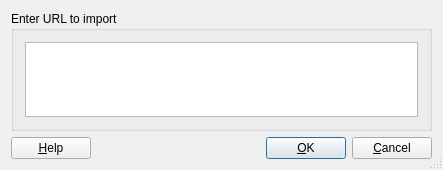
<?xml version="1.0" encoding="UTF-8"?>
<ui version="4.0">
 <class>ImportURLDialogBA</class>
 <widget class="QDialog" name="ImportURLDialogBA">
  <property name="geometry">
   <rect>
    <x>0</x>
    <y>0</y>
    <width>443</width>
    <height>170</height>
   </rect>
  </property>
  <property name="windowTitle">
   <string>Import URL</string>
  </property>
  <property name="sizeGripEnabled">
   <bool>true</bool>
  </property>
  <property name="modal">
   <bool>true</bool>
  </property>
  <layout class="QGridLayout">
   <item row="1" column="0">
    <layout class="QHBoxLayout">
     <property name="spacing">
      <number>6</number>
     </property>
     <property name="margin">
      <number>0</number>
     </property>
     <item>
      <widget class="QPushButton" name="buttonHelp">
       <property name="text">
        <string>&amp;Help</string>
       </property>
       <property name="shortcut">
        <string>F1</string>
       </property>
       <property name="autoDefault">
        <bool>true</bool>
       </property>
      </widget>
     </item>
     <item>
      <spacer name="Horizontal Spacing2">
       <property name="orientation">
        <enum>Qt::Horizontal</enum>
       </property>
       <property name="sizeType">
        <enum>QSizePolicy::Expanding</enum>
       </property>
       <property name="sizeHint" stdset="0">
        <size>
         <width>20</width>
         <height>20</height>
        </size>
       </property>
      </spacer>
     </item>
     <item>
      <widget class="QPushButton" name="buttonOk">
       <property name="text">
        <string>&amp;OK</string>
       </property>
       <property name="shortcut">
        <string/>
       </property>
       <property name="autoDefault">
        <bool>true</bool>
       </property>
       <property name="default">
        <bool>true</bool>
       </property>
      </widget>
     </item>
     <item>
      <widget class="QPushButton" name="buttonCancel">
       <property name="text">
        <string>&amp;Cancel</string>
       </property>
       <property name="shortcut">
        <string/>
       </property>
       <property name="autoDefault">
        <bool>true</bool>
       </property>
      </widget>
     </item>
    </layout>
   </item>
   <item row="0" column="0">
    <widget class="QGroupBox" name="groupBox1">
     <property name="title">
      <string>Enter URL to import</string>
     </property>
     <layout class="QGridLayout">
      <item row="0" column="0">
       <widget class="QTextEdit" name="URLTextEdit">
        <property name="text" stdset="0">
         <string/>
        </property>
       </widget>
      </item>
     </layout>
    </widget>
   </item>
  </layout>
 </widget>
 <layoutdefault spacing="6" margin="11"/>
 <resources/>
 <connections>
  <connection>
   <sender>buttonOk</sender>
   <signal>clicked()</signal>
   <receiver>ImportURLDialogBA</receiver>
   <slot>ok_slot()</slot>
   <hints>
    <hint type="sourcelabel">
     <x>20</x>
     <y>20</y>
    </hint>
    <hint type="destinationlabel">
     <x>20</x>
     <y>20</y>
    </hint>
   </hints>
  </connection>
  <connection>
   <sender>buttonCancel</sender>
   <signal>clicked()</signal>
   <receiver>ImportURLDialogBA</receiver>
   <slot>reject()</slot>
   <hints>
    <hint type="sourcelabel">
     <x>20</x>
     <y>20</y>
    </hint>
    <hint type="destinationlabel">
     <x>20</x>
     <y>20</y>
    </hint>
   </hints>
  </connection>
  <connection>
   <sender>buttonHelp</sender>
   <signal>clicked()</signal>
   <receiver>ImportURLDialogBA</receiver>
   <slot>help_slot()</slot>
   <hints>
    <hint type="sourcelabel">
     <x>20</x>
     <y>20</y>
    </hint>
    <hint type="destinationlabel">
     <x>20</x>
     <y>20</y>
    </hint>
   </hints>
  </connection>
 </connections>
</ui>
